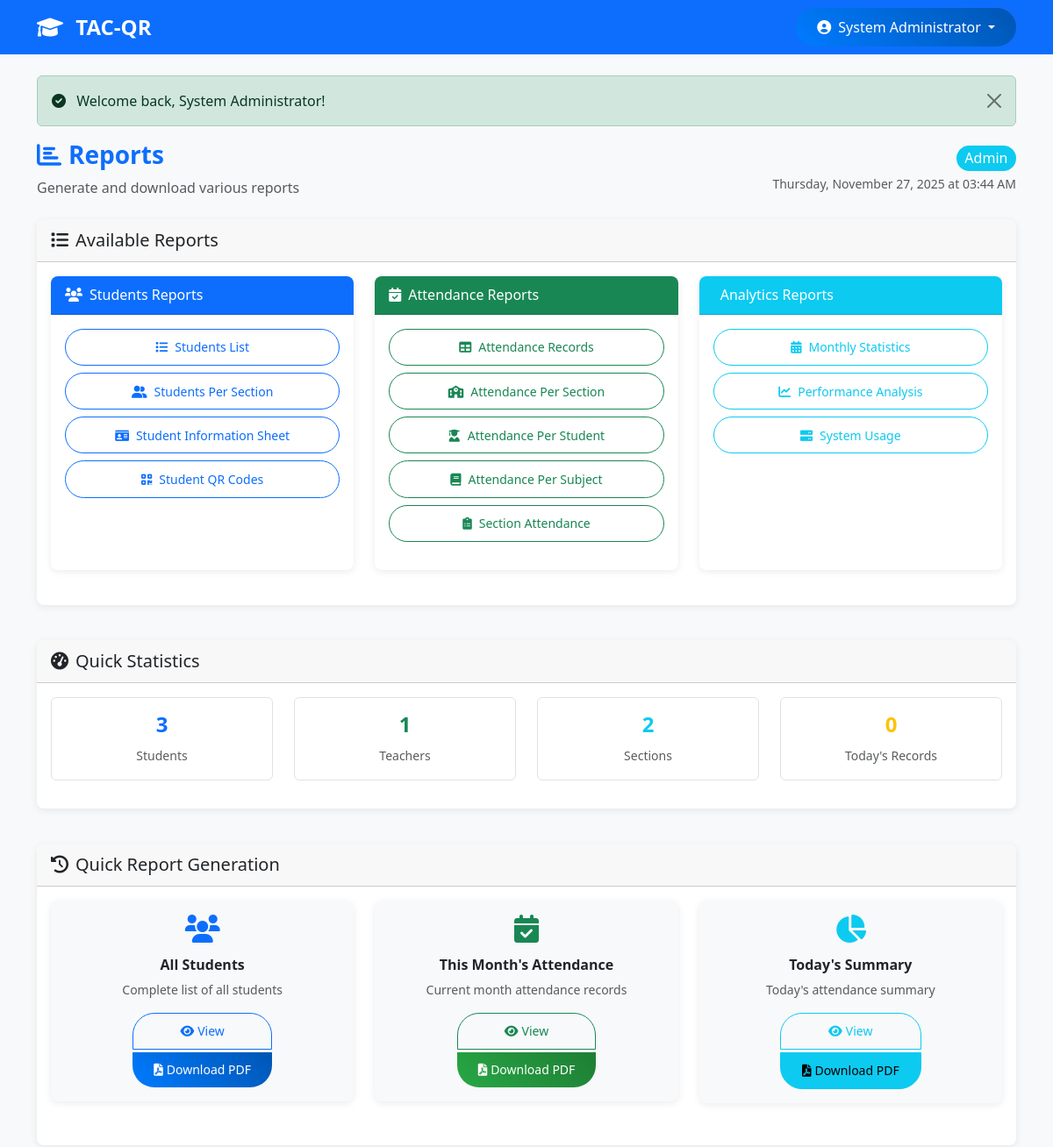
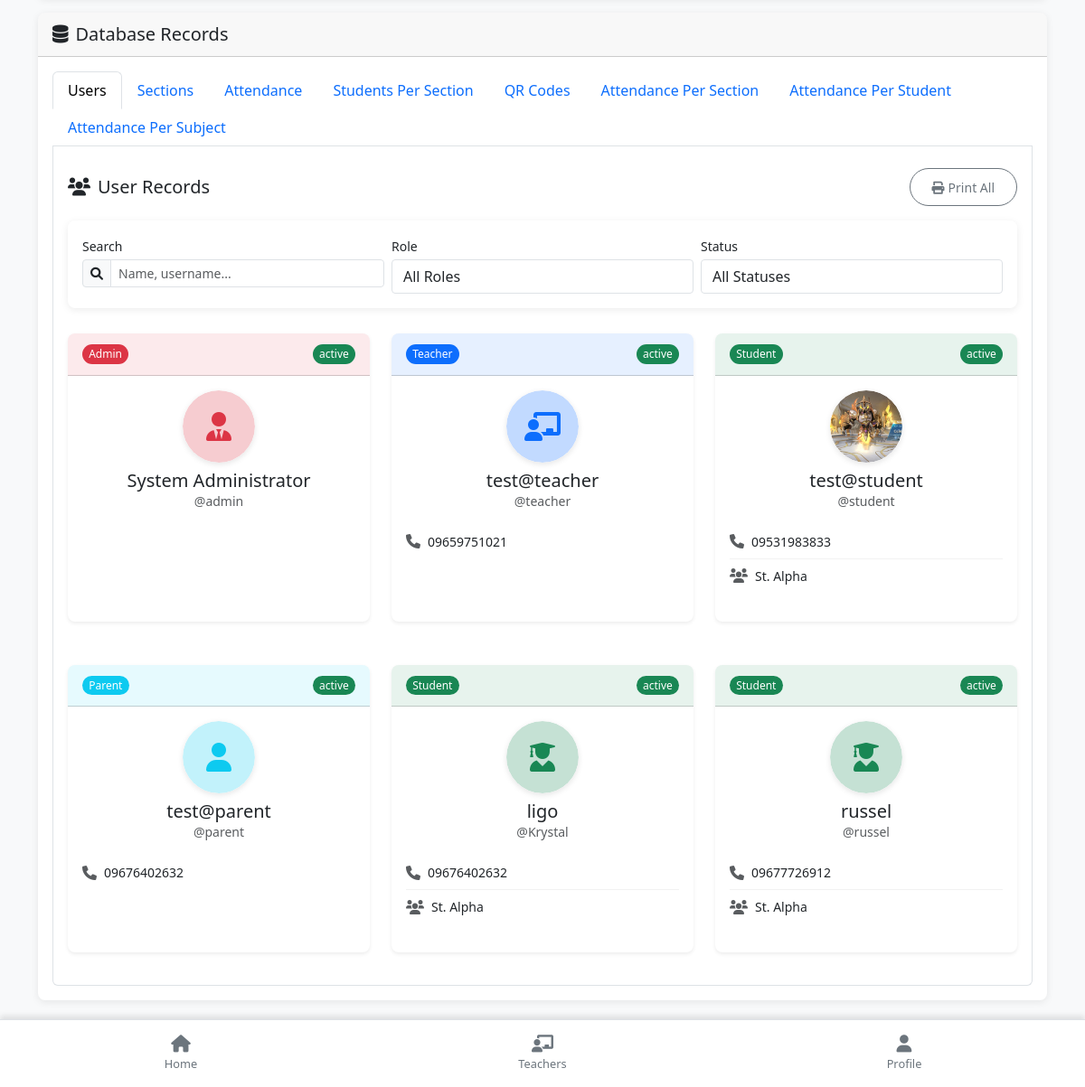
/reports.php (signed in), run on the app's committed database (2 pictures, top to bottom).
### tables this page shows
CREATE TABLE `users` (
  `id` int(11) NOT NULL,
  `username` varchar(50) NOT NULL,
  `full_name` varchar(100) NOT NULL,
  `password` varchar(255) NOT NULL DEFAULT '',
  `phone` varchar(20) DEFAULT NULL,
  `role` enum('admin','teacher','student','parent') NOT NULL,
  `lrn` varchar(12) DEFAULT NULL COMMENT 'Learner Reference Number for students only',
  `section_id` int(11) DEFAULT NULL,
  `parent_id` int(11) DEFAULT NULL,
  `profile_image` varchar(255) DEFAULT NULL,
  `profile_image_path` varchar(255) DEFAULT NULL,
  `qr_code` text DEFAULT NULL,
  `status` enum('active','inactive') DEFAULT 'active',
  `created_at` timestamp NOT NULL DEFAULT current_timestamp(),
  `updated_at` timestamp NOT NULL DEFAULT current_timestamp() ON UPDATE current_timestamp()
);

CREATE TABLE `sections` (
  `id` int(11) NOT NULL,
  `section_name` varchar(50) NOT NULL,
  `grade_level` varchar(20) NOT NULL,
  `teacher_id` int(11) DEFAULT NULL,
  `description` text DEFAULT NULL,
  `status` enum('active','inactive') DEFAULT 'active',
  `created_at` timestamp NOT NULL DEFAULT current_timestamp()
);

### reports.php (the view, shortened to what the rows shown need)
<?php
require_once 'config.php';
require_once 'qr_helpers.php';
$user_role = $_SESSION['role'];
include 'header.php';
echo '<link href="https://cdn.jsdelivr.net/npm/select2@4.1.0-rc.0/dist/css/select2.min.css" rel="stylesheet" />
<link href="https://cdn.jsdelivr.net/npm/select2-bootstrap-5-theme@1.3.0/dist/select2-bootstrap-5-theme.min.css" rel="stylesheet" />
<style>
    /* Select2 custom styling */
    .select2-container--bootstrap-5 .select2-selection {
        border: 1px solid #dee2e6;
        padding: 0.375rem 0.75rem;
        height: auto;
        font-size: 1rem;
        border-radius: 0.25rem;
    }
    .select2-container--bootstrap-5 .select2-selection--single {
        height: calc(1.5em + 0.75rem + 2px);
    }
    .select2-container--bootstrap-5 .select2-selection--single .select2-selection__rendered {
        padding-left: 0;
        color: #212529;
        line-height: 1.5;
    }
    .select2-container--bootstrap-5 .select2-selection--single .select2-selection__arrow {
        height: calc(1.5em + 0.75rem);
    }
    .select2-container--bootstrap-5 .select2-selection--multiple {
        min-height: calc(1.5em + 0.75rem + 2px);
    }
    .select2-container--bootstrap-5 .select2-selection--multiple .select2-selection__rendered {
        display: block;
        padding: 0;
    }
    .select2-container--bootstrap-5 .select2-selection--multiple .select2-selection__choice {
        background-color: #007bff;
        border: none;
        color: #fff;
        padding: 0.2rem 0.4rem;
        margin-top: 0.2rem;
        margin-right: 0.2rem;
        font-size: 0.875rem;
    }
    .select2-container--bootstrap-5 .select2-selection--multiple .select2-selection__choice__remove {
        color: #fff;
        margin-right: 0.25rem;
    }
    .select2-container--bootstrap-5 .select2-search--dropdown .select2-search__field {
        border: 1px solid #ced4da;
        border-radius: 0.25rem;
        padding: 0.375rem 0.75rem;
    }
    .select2-container--bootstrap-5 .select2-results__option--highlighted[aria-selected] {
        background-color: #007bff;
    }
    .select2-container--bootstrap-5 .select2-results__group {
        padding: 0.5rem 0;
        font-weight: 500;
    }
    @media (max-width: 576px) {
        .select2-container {
            width: 100% !important;
        }
    }
    /* Format Selection Modal Styles */
    .format-option {
        transition: all 0.2s ease;
        border: 2px solid transparent !important;
    }
    .format-option:hover {
        border-color: #007bff !important;
        transform: translateY(-2px);
        box-shadow: 0 4px 8px rgba(0,123,255,0.15);
    }
    .format-option.border-primary {
        border-color: #007bff !important;
        background-color: rgba(0,123,255,0.05) !important;
    }
    .format-option .card-body {
        padding: 1.5rem;
    }
    .format-option .card-title {
        font-weight: 600;
        margin-bottom: 0.5rem;
    }
    .format-option .card-text {
        margin-bottom: 0;
        color: #6c757d;
    }
    #formatSelectionModal .modal-body {
        padding: 1.5rem;
    }
    #formatSelectionModal .modal-title {
        font-weight: 600;
        color: #495057;
    }
</style>';
?>
<div class="row">
    <div class="col-12">
        <div class="d-flex justify-content-between align-items-center mb-4">
            <div>
                <h1 class="h3 fw-bold text-primary">
                    <i class="fas fa-chart-bar me-2"></i>Reports
                </h1>
            </div>
        </div>
    </div>
</div>
<div class="row">
    <div class="col-12">
        <div class="card">
            <div class="card-body">
                <div class="tab-content p-3 border border-top-0 rounded-bottom" id="recordsTabContent">
                    <div class="tab-pane fade show active" id="users" role="tabpanel" aria-labelledby="users-tab">
                        <div class="row row-cols-1 row-cols-md-2 row-cols-lg-3 g-4">
                            <?php
                            try {
                                $query = "SELECT u.id, u.full_name, u.username, u.role, u.phone, s.section_name, u.status, u.profile_image
                                        FROM users u
                                        LEFT JOIN sections s ON u.section_id = s.id";
                                if ($user_role == 'teacher') {
                                    $query .= " WHERE u.section_id IN (SELECT id FROM sections WHERE teacher_id = ?) OR u.id = ?";
                                    $stmt = $pdo->prepare($query);
                                    $stmt->execute([$current_user['id'], $current_user['id']]);
                                } else if ($user_role == 'parent') {
                                    $query .= " WHERE u.id IN (SELECT student_id FROM student_parents WHERE parent_id = ?) OR u.id = ?";
                                    $stmt = $pdo->prepare($query);
                                    $stmt->execute([$current_user['id'], $current_user['id']]);
                                } else if ($user_role == 'student') {
                                    $query .= " WHERE u.id = ? OR u.id IN (SELECT teacher_id FROM sections WHERE id = ?)";
                                    $stmt = $pdo->prepare($query);
                                    $stmt->execute([$current_user['id'], $current_user['section_id']]);
                                } else {
                                    $stmt = $pdo->query($query);
                                }
                                $users = $stmt->fetchAll(PDO::FETCH_ASSOC);
                                foreach ($users as $user) {
                                    $role_color = $user['role'] == 'admin' ? 'danger' :
                                                ($user['role'] == 'teacher' ? 'primary' :
                                                ($user['role'] == 'student' ? 'success' : 'info'));
                                    echo '<div class="col">';
                                    echo '<div class="card h-100 border-' . $role_color . ' shadow-sm">';
                                    echo '<div class="card-header bg-' . $role_color . ' bg-opacity-10 d-flex justify-content-between align-items-center">';
                                    echo '<span class="badge bg-' . $role_color . '">' . ucfirst($user['role']) . '</span>';
                                    echo '<span class="badge bg-' . ($user['status'] == 'active' ? 'success' : 'secondary') . '">' . $user['status'] . '</span>';
                                    echo '</div>';
                                    echo '<div class="card-body">';
                                    echo '<div class="text-center mb-3">';
                                    echo '<div class="avatar-circle mx-auto mb-2">';
                                    $profile_icon = $user['role'] == 'admin' ? 'user-tie' :
                                                ($user['role'] == 'teacher' ? 'chalkboard-teacher' :
                                                ($user['role'] == 'student' ? 'user-graduate' : 'user'));
                                    if (!empty($user['profile_image'])) {
                                        echo '<img src="uploads/student_photos/' . htmlspecialchars($user['profile_image']) . '" alt="Profile" class="img-fluid rounded-circle" style="width: 80px; height: 80px; object-fit: cover;">';
                                    } else {
                                        echo '<div class="bg-' . $role_color . ' bg-opacity-25 rounded-circle d-flex align-items-center justify-content-center" style="width: 80px; height: 80px;">';
                                        echo '<i class="fas fa-' . $profile_icon . ' fa-2x text-' . $role_color . '"></i>';
                                        echo '</div>';
                                    }
                                    echo '</div>';
                                    echo '<h5 class="card-title mb-0">' . htmlspecialchars($user['full_name']) . '</h5>';
                                    echo '<p class="text-muted small mb-0">@' . htmlspecialchars($user['username']) . '</p>';
                                    echo '</div>';
                                    echo '<ul class="list-group list-group-flush">';
                                    if (!empty($user['phone'])) {
                                        echo '<li class="list-group-item px-0 py-2 d-flex align-items-center">';
                                        echo '<i class="fas fa-phone text-muted me-2"></i>';
                                        echo '<span class="small">' . htmlspecialchars($user['phone']) . '</span>';
                                        echo '</li>';
                                    }
                                    if (!empty($user['section_name'])) {
                                        echo '<li class="list-group-item px-0 py-2 d-flex align-items-center">';
                                        echo '<i class="fas fa-users text-muted me-2"></i>';
                                        echo '<span class="small">' . htmlspecialchars($user['section_name']) . '</span>';
                                        echo '</li>';
                                    }
                                    echo '</ul>';
                                    echo '</div>';
                                    echo '</div>';
                                    echo '</div>';
                                }
                            } catch(PDOException $e) {
                                echo '<div class="col-12 text-danger">Error loading user data: ' . htmlspecialchars($e->getMessage()) . '</div>';
                            }
                            ?>
                        </div>
                    </div>
                </div>
            </div>
        </div>
    </div>
</div>
<?php include 'footer.php'; ?>

### header.php (shortened to what the rows shown need)
<!DOCTYPE html>
<html lang="en">
<head>
    <link href="https://cdn.jsdelivr.net/npm/bootstrap@5.3.0/dist/css/bootstrap.min.css" rel="stylesheet">
    <link href="https://cdnjs.cloudflare.com/ajax/libs/font-awesome/6.0.0/css/all.min.css" rel="stylesheet">
    <link href="https://cdn.jsdelivr.net/npm/select2@4.1.0-rc.0/dist/css/select2.min.css" rel="stylesheet">
    <link href="https://cdn.jsdelivr.net/npm/select2-bootstrap-5-theme@1.3.0/dist/select2-bootstrap-5-theme.min.css" rel="stylesheet">
    <link href="assets/css/pwa.css" rel="stylesheet">
</head>
<body class="<?php echo isOfflineMode() ? 'offline-mode' : ''; ?>">
<nav class="navbar navbar-expand-lg navbar-dark bg-primary sticky-top">
    <div class="container">
        <?php if (isLoggedIn()): ?>
            <div class="dropdown">
                <button class="btn btn-primary dropdown-toggle border-0" type="button" id="userDropdown" data-bs-toggle="dropdown" aria-expanded="false">
                    <i class="fas fa-user-circle me-1"></i>
                    <span class="d-none d-md-inline">
                        <?php
                        $current_user = getCurrentUser($pdo);
                        echo $current_user ? $current_user['full_name'] : 'User';
                        ?>
                    </span>
                </button>
            </div>
        <?php endif; ?>
    </div>
</nav>
<main class="container mt-4">

### data on the page
users: full_name "System Administrator", role "Admin", status "active", username "admin"
users: role "Teacher", status "active", full_name "test@teacher", username "teacher", phone "09659751021"
users: role "Student", status "active", profile_image (picture), full_name "test@student", username "student", phone "09531983833", section.section_name "St. Alpha"
users: role "Parent", status "active", full_name "test@parent", username "parent", phone "09676402632"
users: role "Student", status "active", full_name "ligo", username "Krystal", phone "09676402632", section.section_name "St. Alpha"
users: role "Student", status "active", full_name "russel", username "russel", phone "09677726912", section.section_name "St. Alpha"

### other printed values
$_SESSION['success'] "Welcome back, System Administrator!"
$user_role "Admin"
$total_students "3"
$total_teachers "1"
$total_sections "2"
$today_attendance "0"
